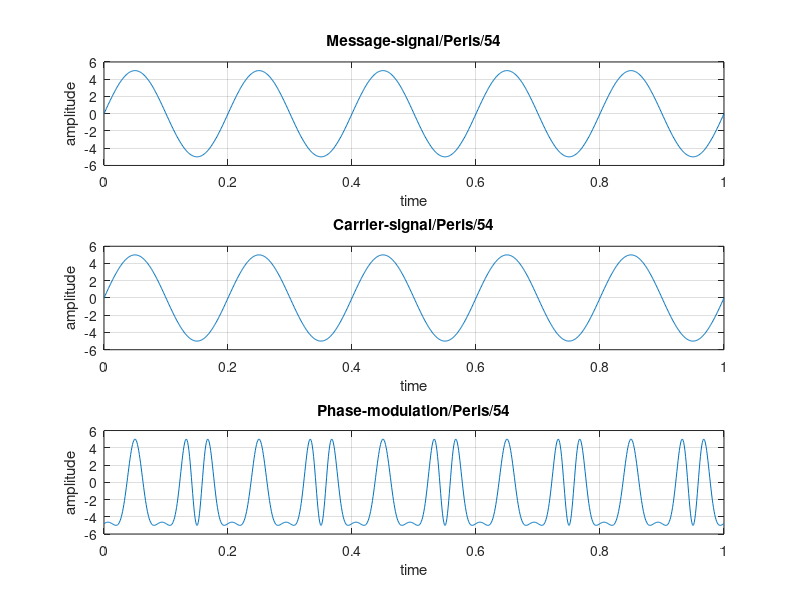

MATLAB code for this plot:
clc;
close all;
clear all;
t=0:0.001:1;
fm=input('Enter message frequency');
am=input('Enter message amplitude');
fc=input('Enter carrier frequency');
ac=input('Enter carrier amplitude');
b=input('Enter modulation index');
x=am*sin(2*pi*fm*t);
c=ac*sin(2*pi*fc*t);
A=ac.*sin(2*pi*fc*t+(b.*cos(2*pi*fm*t)));
subplot(3,1,1);
plot(t,x);
xlabel('time');
ylabel('amplitude');
title('Message-signal/Peris/54');
grid on;
subplot(3,1,2);
plot(t,c);
xlabel('time');
ylabel('amplitude');
title('Carrier-signal/Peris/54');
grid on;
subplot(3,1,3);
plot(t,A);
xlabel('time');
ylabel('amplitude');
title('Phase-modulation/Peris/54');
grid on;